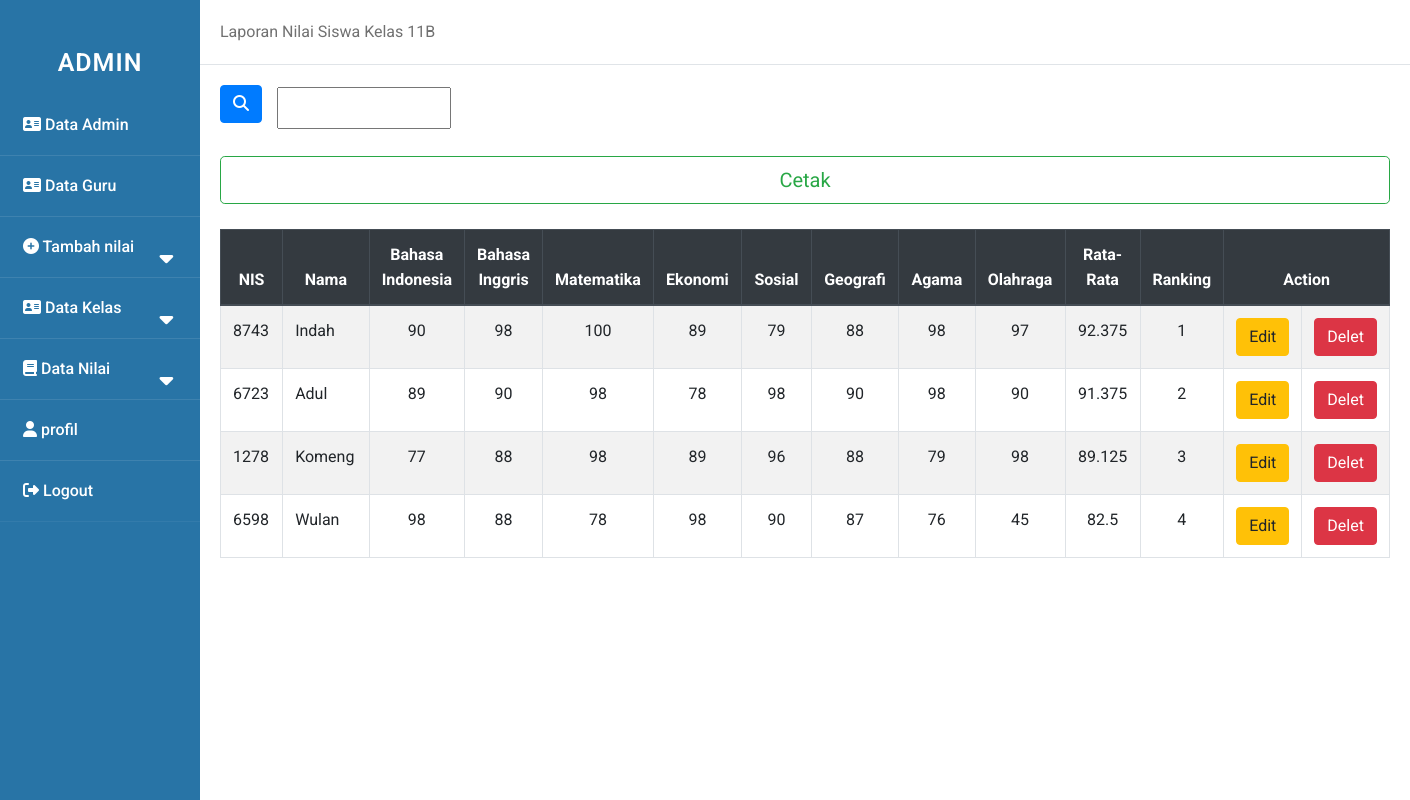
Screenshot of /admin/nilai_11b.php with the database file from the repository.
### tables this page shows
CREATE TABLE `nilai_11b` (
  `nis` varchar(100) NOT NULL,
  `nama` varchar(100) NOT NULL,
  `b_indo` varchar(100) NOT NULL,
  `b_ing` varchar(100) NOT NULL,
  `mtk` varchar(100) NOT NULL,
  `ekonomi` varchar(100) NOT NULL,
  `sosial` varchar(100) NOT NULL,
  `geografi` varchar(100) NOT NULL,
  `agama` varchar(100) NOT NULL,
  `olga` varchar(100) NOT NULL,
  `total` float NOT NULL
);

### admin/nilai_11b.php (the view, shortened to what this page needs)
<!DOCTYPE html>
<html>
    <head>
        <link rel="stylesheet" href="../asset/style.css">
    </head>
    <body>
    <div class="wrapper">
    <nav class="sidebar">
            <div class="text">ADMIN</div>
            <ul>
                <li><a href="data_admin.php"><i class="fas fa-address-card"></i> Data Admin</a></li>
                <li><a href="data_guru.php"><i class="fas fa-address-card "></i> Data Guru</a></li>
                <li>
                    <a class="nil-btn"><i class="fas fa-plus-circle"></i> Tambah nilai
                    <span class="fas fa-caret-down tam"></span>
                    </a>
                </li>
                <li>
                    <a class="feat-btn"><i class="fas fa-address-card "></i> Data Kelas
                        <span class="fas fa-caret-down first"></span>
                    </a>
                </li>
                <li>
                    <a class="serv-btn"><i class="fas fa-book"></i> Data Nilai
                    <span class="fas fa-caret-down second"></span>
                    </a>
                </li>
                <li><a href="profil.php"><i class="fas fa-user"></i> profil</a></li>
                <li><a href="../logout.php"><i class="fas fa-sign-out-alt"></i> Logout</a></li>
            </ul>
        </nav>
        <div class="main_content">
        <div class="header">Laporan Nilai Siswa Kelas 11B</div>
        <div class="info">
        <head>
            <link rel="stylesheet" href="https://cdn.jsdelivr.net/npm/bootstrap@4.5.3/dist/css/bootstrap.min.css">
        </head>
        <form action="" method="post" class="form-inline">
            <button type="submit" class="btn btn-primary mb-2" name="submit"><i class="fas fa-search"></i></button>
            <div class="col-sm-11">
                <input type="text" name="cari" palceholder="pencarian" autocomplete="off" class="col-sm-2 col-form-label">
            </div>
        </form>
        <br>
            <body>
            <a href="cetak_nilai_11b.php"><button type="button" class="btn btn-outline-success btn-lg btn-block">Cetak</button>
            <br>
                <table class="table table-bordered table-striped">
            <thead class="thead-dark">
                <tr  align="center">
                    <th scope="col">NIS</th>
                    <th scope="col">Nama</th>
                    <th scope="col">Bahasa Indonesia</th>
                    <th scope="col">Bahasa Inggris</th>
                    <th scope="col">Matematika</th>
                    <th scope="col">Ekonomi</th>
                    <th scope="col">Sosial</th>
                    <th scope="col">Geografi</th>
                    <th scope="col">Agama</th>
                    <th scope="col">Olahraga</th>
                    <th scope="col">Rata-Rata</th>
                    <th scope="col">Ranking</th>
                    <th scope="col" colspan="2">Action</th>
                </tr>
            <tbody>
        </thead>
            <?php
                include "../asset/koneksi.php";
                $rangking=1;
                if(isset($_POST['submit'])){
                    $cari=$_POST['cari'];
                    $query = mysqli_query($koneksi,"SELECT * FROM nilai_11b WHERE nama LIKE '$cari%'");
                }else{
                    $query= mysqli_query($koneksi,"SELECT * FROM nilai_11b ORDER BY total DESC ");
                }
                while ($data = mysqli_fetch_array($query)){
            ?>
                <tr >
                    <td width="100"><?php echo $data['nis'];?></td>
                    <td width="160"><?php echo $data['nama'];?></td>
                    <td align="center" width="80"><?php echo $data['b_indo'];?></td>
                    <td align="center" width="80"><?php echo $data['b_ing'];?></td>
                    <td align="center" width="100"><?php echo $data['mtk'];?></td>
                    <td align="center" width="100"><?php echo $data['ekonomi'];?></td>
                    <td align="center" width="100"><?php echo $data['sosial'];?></td>
                    <td align="center" width="100"><?php echo $data['geografi'];?></td>
                    <td align="center" width="100"><?php echo $data['agama'];?></td>
                    <td align="center" width="100"><?php echo $data['olga'];?></td>
                    <td align="center" width="100"><?php echo $data['total'];?></td>
                    <td align="center" width="80"><?php echo $rangking++;?></td>
                    <td align="center" width="80"><a href="edit-nilai_11b.php?id=<?php echo $data['nis']; ?> ">
                    <button type="button" class="btn btn-warning">Edit</button>
                    <td align="center" width="80"><a href="hapus-nilai_11b.php?id=<?php echo $data['nis']; ?> ">
                    <button type="button" class="btn btn-danger">Delet</button>
                    </td>
                </tr>
            <?php
                }
            ?>
                </table>
            </body>
        </div>
    </div>
    </div>
    </body>
</html>

### asset/style.css (style rules this page uses)
* { margin: 0; padding: 0; user-select: none; box-sizing: border-box; font-family: 'roboto', sans-serif; }
.wrapper { display: flex; position: relative; }
.sidebar { position: fixed; width: 200px; height: 100%; left: 0; background: #2874A6; padding: 30px 0; }
.sidebar .text { color: white; font-size: 25px; font-weight: 600; line-height: 65px; text-align: center; background: #2874A6; letter-spacing: 1px; }
.main_content { width: 100%; margin-left: 200px; }
.main_content .header { padding: 20px; background: #fff; color: #717171; border-bottom: 1px solid #e0e4e8; }
.main_content .info { margin: 20px; color: #717171; line-height: 25px; }
nav ul { background: #2874A6; height: 100%; width: 100%; list-style: none; }
nav ul li { line-height: 60px; border-bottom: 1px solid rgba(255, 255, 255, 0.1); }
nav ul li:last-child { border-bottom: 1px solid rgba(255, 255, 255, 0.05); }
nav ul li a { position: relative; color: white; text-decoration: none; font-size: 16px; padding-left: 20px; font-weight: 500; display: block; width: 100%; border-left: 3px solid transparent; }
nav ul li a span { position: absolute; top: 50%; right: 20px; transform: translate(-50%); font-size: 22px; transition: transform 0.4s; }

### rows the page displays
nilai_11b: nis "8743", nama "Indah", b_indo "90", b_ing "98", mtk "100", ekonomi "89", sosial "79", geografi "88", agama "98", olga "97", total "92.375"
nilai_11b: nis "6723", nama "Adul", b_indo "89", b_ing "90", mtk "98", ekonomi "78", sosial "98", geografi "90", agama "98", olga "90", total "91.375"
nilai_11b: nis "1278", nama "Komeng", b_indo "77", b_ing "88", mtk "98", ekonomi "89", sosial "96", geografi "88", agama "79", olga "98", total "89.125"
nilai_11b: nis "6598", nama "Wulan", b_indo "98", b_ing "88", mtk "78", ekonomi "98", sosial "90", geografi "87", agama "76", olga "45", total "82.5"
